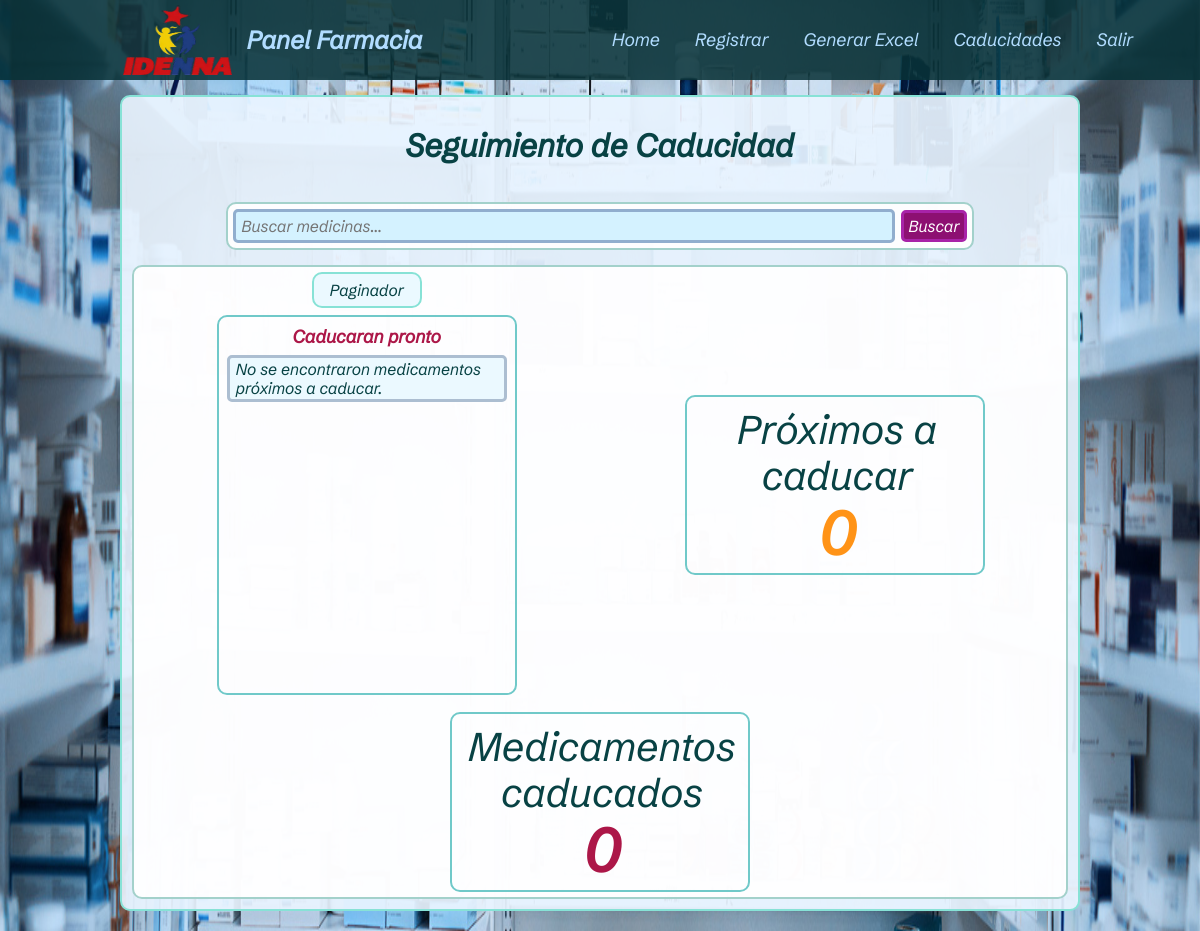
The page /caducidades/ (signed in) on the database as committed earlier.
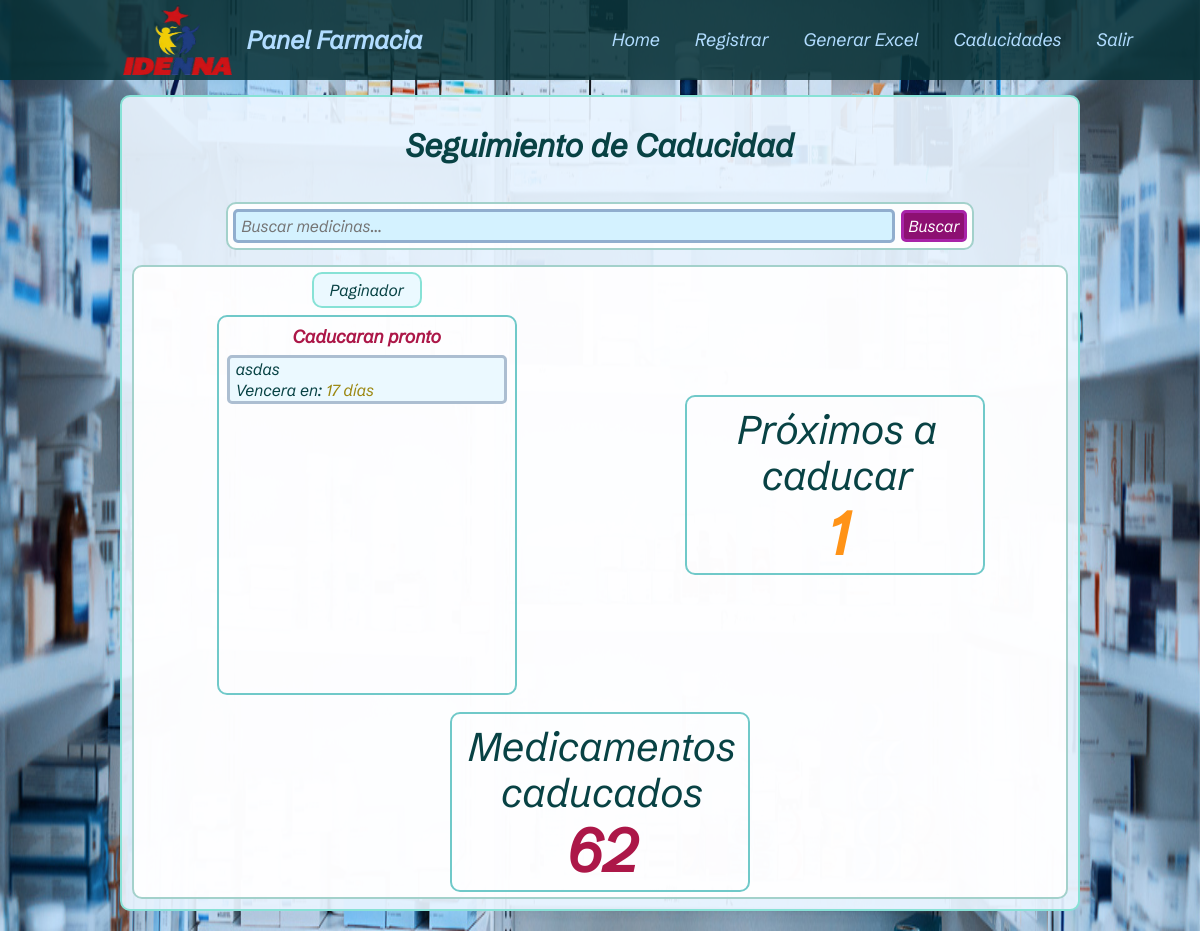
The same page on the database as committed later.
### app_medicinas/models.py (models this page shows, shortened)
class Medicina(models.Model):
    id_medicina = models.AutoField(primary_key=True)
    imagen_medicina = models.ImageField(upload_to=fotos_medicinas_upload_path, null=True, blank=True)
    medicina = models.CharField(max_length=400, null=False, blank=False, default="No indica", validators=[MinLengthValidator(2)])
    presentacion = models.ForeignKey(Presentacion_Medicamento, on_delete=models.PROTECT, null=False, related_name="fk_presentacion_medicamento")
    cantidad = models.IntegerField(default=0, null=False, validators=[MaxValueValidator(100000), MinValueValidator(0)])
    laboratorio = models.CharField(max_length=350, null=True, default="No indica", validators=[MinLengthValidator(2)])
    ubicacion = models.ForeignKey(Ubicacion, on_delete=models.PROTECT, null=False, related_name="fk_ubicacion")
    anaquel = models.CharField(max_length=100, default="No indica", validators=[MinLengthValidator(1)])
    descripcion = models.TextField(max_length=800, null=False, blank=False)
    observaciones = models.TextField(max_length=800, null=True, blank=True)
    creador_del_registro = models.CharField(max_length=350, null=False, blank=False, default="No indica", validators=[MinLengthValidator(2)])
    historial_edicion = models.TextField(null=False, blank=False, default="Nadie")
    fecha_registro = models.DateField(null=False, blank=False, default=timezone.now().date)
    fecha_caducidad = models.DateField(null=True, blank=True, default=None)
    caducado = models.BooleanField(default=False, blank=True, null=True)
    objects = Medicina_Contador_Caducidad()
    class Meta:
        db_table = 'medicinas'
        indexes = [
            models.Index(fields=['caducado', 'fecha_caducidad'])
        ]

### app_medicinas/views.py (the view, shortened to what this page needs)
    def wrapper(request, *args, **kwargs):
        mensaje_error = None
        try:
            return vista_recibida(request, *args, **kwargs)
        except TypeError as e:
            mensaje_error = 'Lo sentimos, hubo un error interno en el proceso'
            logger.error(f'!!! ERROR OBTENIDO !!!:\n\n{e}')
            return render(request, 'error.html', {'error_obtenido': mensaje_error})
        except Http404 as e:
            mensaje_error = error_no_encontrado
            logger.error(f'!!! ERROR OBTENIDO !!!:\n\n{e}')
            return render(request, 'error.html', {'error_obtenido': mensaje_error})

### app_medicinas/views.py (called while the page is built, shortened)
def manejo_errores(vista_recibida):
    def wrapper(request, *args, **kwargs):
        mensaje_error = None
        try:
            return vista_recibida(request, *args, **kwargs)
        except TypeError as e:
            mensaje_error = 'Lo sentimos, hubo un error interno en el proceso'
            logger.error(f'!!! ERROR OBTENIDO !!!:\n\n{e}')
            return render(request, 'error.html', {'error_obtenido': mensaje_error})
        except Http404 as e:
            mensaje_error = error_no_encontrado
            logger.error(f'!!! ERROR OBTENIDO !!!:\n\n{e}')
            return render(request, 'error.html', {'error_obtenido': mensaje_error})
    return wrapper

### gestor_medicinas/templates/caducidades.html (shortened to what this page needs)
{% extends 'base.html' %}
{% load static %}
{% block head %}
    <link rel="stylesheet" href="{% static 'css/caducidades.css' %}">
{% endblock %}
{% block body %}
<main class="cont_principal">
    <h1 class="titulo1_caducidad">Seguimiento de Caducidad</h1>
    <div class="seccionador">
        <form action="" method="GET" class="form">
            <input type="text" name="q" placeholder="Buscar medicinas..." class="campo_buscar_medicina" value="{{ query|default:'' }}">
            <button type="submit" class="boton_buscar">Buscar</button>
        </form>
    </div>
    <div class="seccionador2">
        <div class="contSuperiorListadoMedicinas">
            <div class="paginadorListadoMedicinas">
                <p>Paginador</p>
            </div>
            <div class="tarjeta_info">
                <p class="text_caduciran">Caducaran pronto</p>
                {% for medicinas_iteradas in medicinas_proximas_a_caducar %}
                <div class="medicina">
                    <p>{{ medicinas_iteradas.medicina }}</p>
                    <p>
                        Vencera en:
                        {% if medicinas_iteradas.dias_restantes == 0 %}
                            <span class="text_venceran1">hoy</span>
                        {% elif medicinas_iteradas.dias_restantes == 1 %}
                            <span class="text_venceran1">1 día</span>
                        {% elif medicinas_iteradas.dias_restantes %}
                            <span class="text_venceran2">{{ medicinas_iteradas.dias_restantes }} días</span>
                        {% else %}
                            sin fecha
                        {% endif %}
                    </p>
                </div>
                {% empty %}
                <div class="medicina">
                    <p>No se encontraron medicamentos próximos a caducar{% if query %} con "{{ query }}"{% endif %}.</p>
                </div>
                {% endfor %}
            </div>
        </div>
        <div class="tarjeta_info2">
            <p class="text_info1">Próximos a caducar</p>
            <p class="numeroB contador">{{ cantidad_medicinas_proximas_a_caducar }}</p>
        </div>
        <div class="tarjeta_info2">
            <p class="text_info1">Medicamentos caducados</p>
            <p class="numero contador">{{ medicinas_caducadas }}</p>
        </div>
    </div>
</main>
{% endblock %}

Rows that differ between the two databases and show on the page:
added Medicina: medicina "asdas", dias_restantes "17"
Other text that changed with them:
{{ cantidad_medicinas_proximas_a_caducar }}: "0" → "1"
{{ medicinas_caducadas }}: "0" → "62"
text no longer shown: "No se encontraron medicamentos próximos a caducar ."
